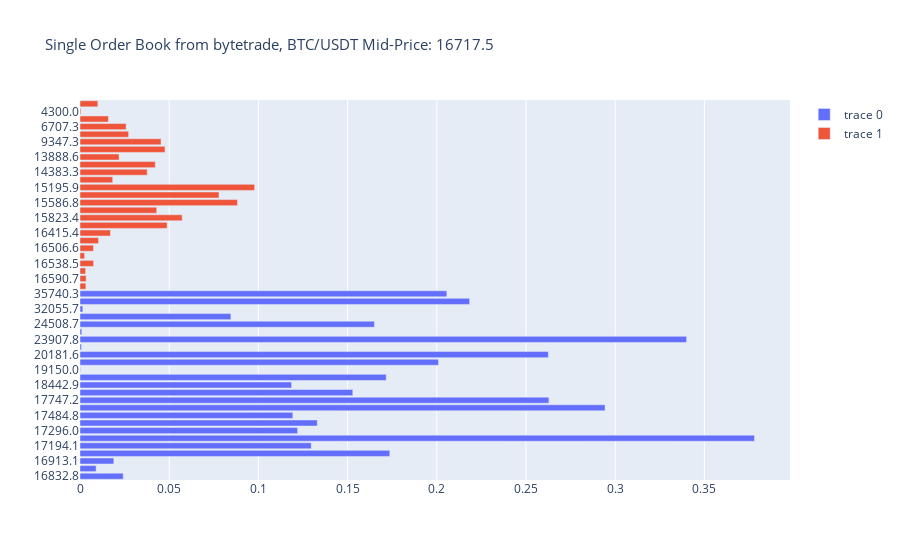

Notebook code for this chart:
### Code cell
vs.OBLvls_hist(params[0],params[1], params[2])
